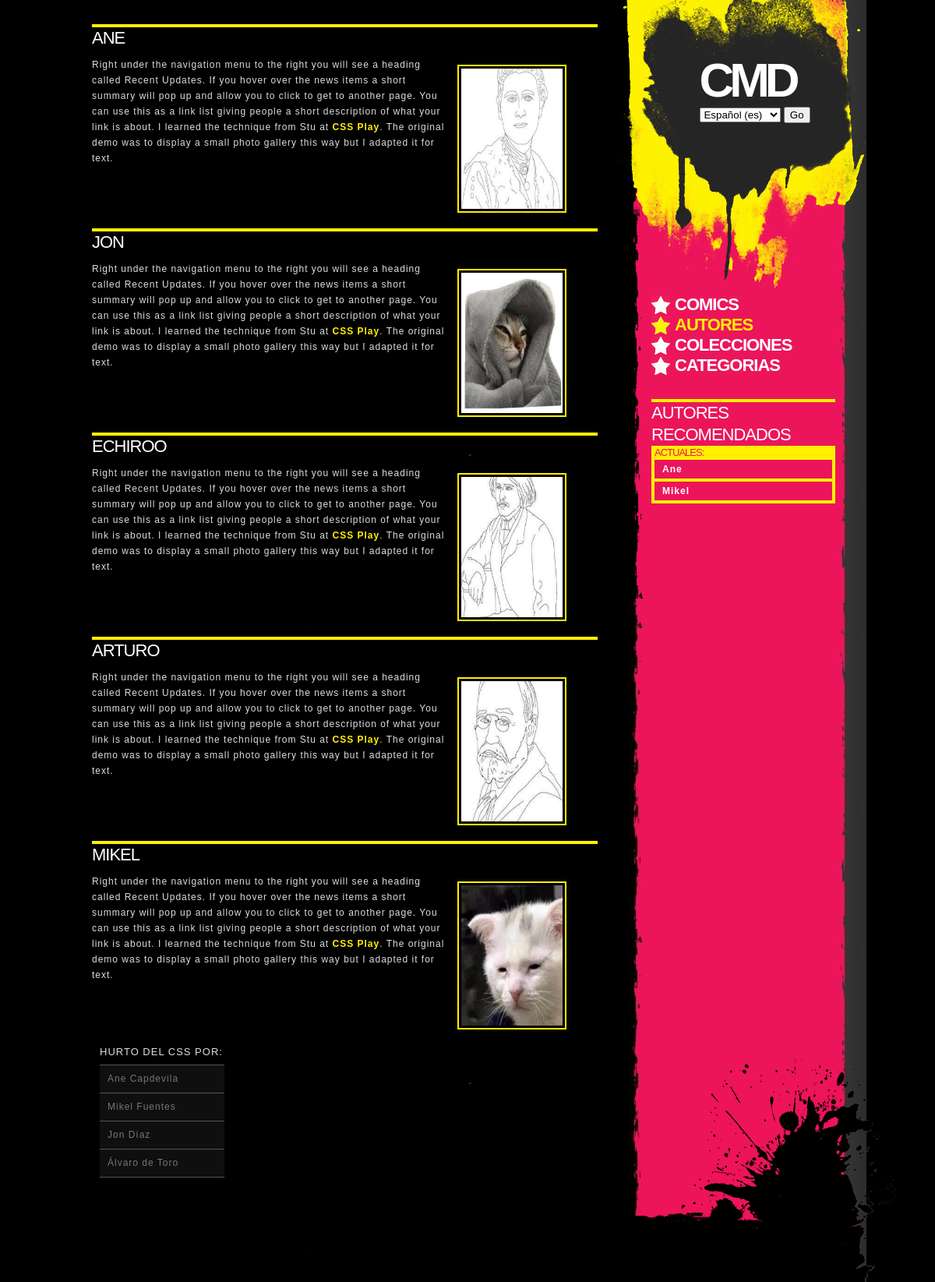
/appLibreria/autores/, run on the app's committed database.
### appLibreria/models.py (models this page shows, shortened)
class Autor(models.Model):
    nombre = models.CharField(max_length=25)
    apellido = models.CharField(max_length=25)
    anyoNacimiento = models.IntegerField()
    def get_absolute_url(self):
        return reverse('autorDetail', args=[str(self.pk)])

### appLibreria/views.py (the view)
# urls.py: path('autores/', AutorList.as_view(), name='autorList'),
class AutorList(ListView):
	template_name = 'autorList.html'
	model = Autor

### appLibreria/templates/autorList.html (shortened to what this page needs)
{% extends "index.html" %}
{% load static %}
{% load i18n %}
{% block barraDer %}
<ul class="nav">
	<li><a href="/appLibreria/comics/">{% blocktrans %}Comics{% endblocktrans %}</a></li>
	<li><a class="selected" href="/appLibreria/autores/">{% blocktrans %}Autores{% endblocktrans %}</a></li>
	<li><a href="/appLibreria/colecciones/">{% blocktrans %}Colecciones{% endblocktrans %}</a></li>
	<li><a href="/appLibreria/tags/">{% blocktrans %}Categorias{% endblocktrans %}</a></li>
</ul>
<h1>{% blocktrans %}Autores Recomendados{% endblocktrans %}</h1>
<h3>{% blocktrans %}Actuales:{% endblocktrans %}</h3>
{% for autor in object_list %}
	{% if autor.anyoNacimiento >= 2000 %}
		<p class="recomendaciones"><a class="link-recomendacion" href="{{autor.get_absolute_url}}">{{ autor.nombre }}</a></p>
	{% endif %}
{% endfor %}
{% endblock barraDer %}
{% block contenido %}
	{% for autor in object_list %}
	<div class="espacio">
		<h1>{{ autor.nombre }}</h1>
		<p><a href="{{autor.get_absolute_url}}"><img src="{% static 'img/autores/'|add:autor.nombre|add:'.png' %}" alt="{{ autor.nombre }}" class="responsive-img r_blog" /></a>Right under the navigation menu to the right you will see a heading called Recent Updates. If you hover over the news items a short summary will pop up and allow you to click to get to another page. You can use this as a link list giving people a short description of what your link is about. I learned the technique from Stu at <a href="http://www.cssplay.co.uk/">CSS Play</a>. The original demo was to display a small photo gallery this way but I adapted it for text.</p>
	</div>
	{% endfor %}
{% endblock contenido %}

### appLibreria/static/default.css (style rules this page uses)
body { background:url(img/bg.jpg) repeat-y center top #000; text-align:center; margin:0; padding:0; }
#content h1 { border-top:4px solid #FFF000; color:#FFF; font:22px "Arial Black", Arial, Helvetica, sans-serif; text-transform:uppercase; letter-spacing:-1px; margin:30px 60px 0 30px; line-height:28px; }
#content p { font:12px Arial, Helvetica, sans-serif; line-height:20px; letter-spacing:1px; margin:10px 50px 10px 30px; }
#content a,#footer a { color:#FFF000; text-decoration:none; font-weight:900; }
#content img { border:2px solid #FFF000; padding:3px; }
#content img.r_blog { float:right; margin:4px 10px 4px 8px; }
#content img.responsive-img { width: 130px; height: 180px; margin: 10px; margin-right: 50px; }
#content .espacio { padding-bottom: 40px; }
#sidebar h1 { border-top:4px solid #FFF000; color:#FFF; font:22px "Arial Black", Arial, Helvetica, sans-serif; text-transform:uppercase; letter-spacing:-1px; margin:30px 0 0 0; line-height:28px; }
#sidebar h3 { background-color:#FFF000; color:#ED145A; font:13px "Arial Black", Arial, Helvetica, sans-serif; text-transform:uppercase; letter-spacing:-1px; margin:0 0 10px 0; padding-left:4px; line-height:18px; }
#sidebar p { line-height:16px; padding:4px 4px 4px 10px; margin:-10px 0 0 0; width:214px; border:4px solid #FFF000; border-top:none; }
#sidebar p.recomendaciones { margin-bottom: 10px; }
#sidebar a { color:#ED145A; font-weight:900; text-decoration:none; }
#sidebar a.link-recomendacion { color: #FFF; }
#sidebar .nav { list-style-position:inside; list-style-type:none; font:22px "Arial Black", Arial, Helvetica, sans-serif; text-transform:uppercase; letter-spacing:-1px; padding-left:0; margin-left:0; }
#sidebar .nav a { color:#FFF; text-decoration:none; background:url(img/star1.jpg) no-repeat center left; padding:0 0 0 30px; }
#sidebar .nav .selected { color:#FFF000; background:url(img/star2.jpg) no-repeat center left; pointer-events: none; }

### data on the page
Autor: nombre "Ane", nombre "ANE", shows a picture
Autor: nombre "Mikel", nombre "MIKEL", nombre (picture)
Autor: nombre "JON", shows a picture
Autor: nombre "ECHIROO", nombre (picture)
Autor: nombre "ARTURO", nombre (picture)

### other printed values
form field language "Español (es)"
